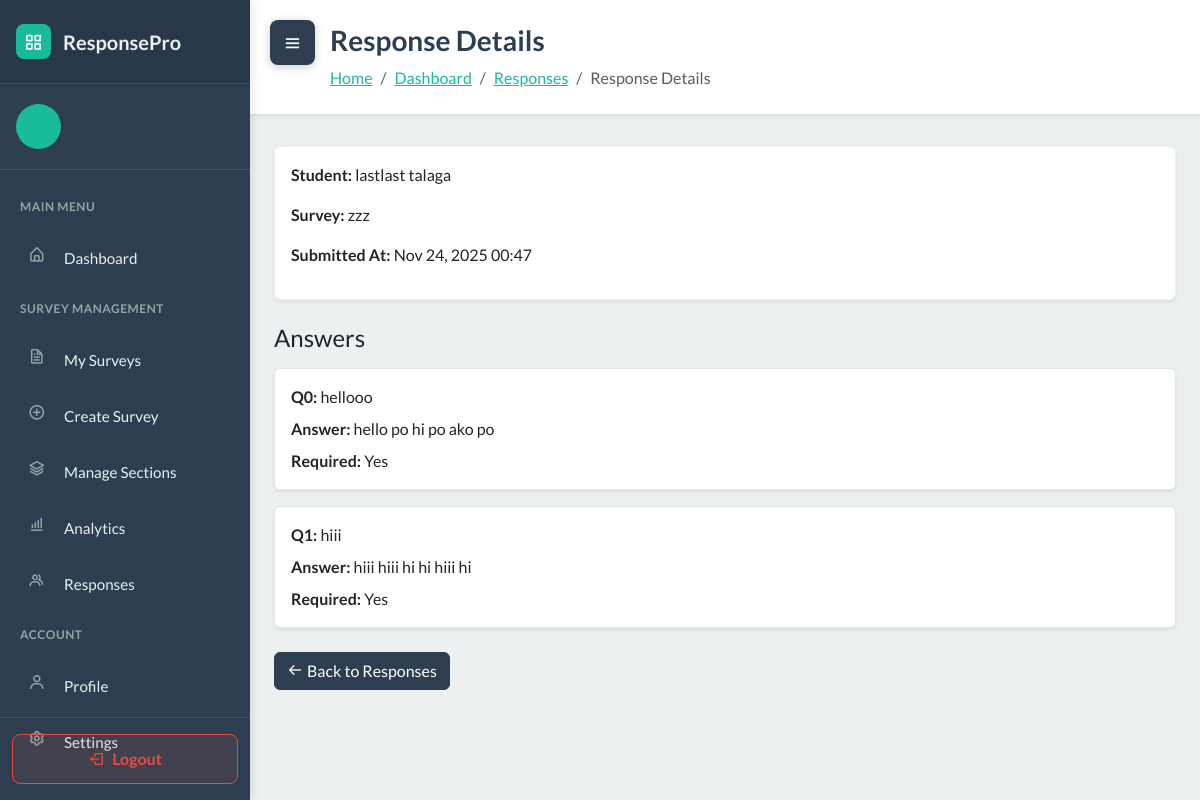
Page /responses/14/ on the committed database.
### WebSurvey/models.py (models this page shows, shortened)
class StudentResponse(models.Model):
    survey = models.ForeignKey(Survey, on_delete=models.CASCADE, related_name='responses')
    student = models.ForeignKey(User, on_delete=models.CASCADE, related_name='survey_responses')
    started_at = models.DateTimeField(auto_now_add=True)
    submitted_at = models.DateTimeField(null=True, blank=True)
    score = models.FloatField(null=True, blank=True)
    is_submitted = models.BooleanField(default=False)
    class Meta:
        unique_together = ['survey', 'student']

class User(AbstractUser):
    ROLE_CHOICES = [
        ('student', 'Student'),
        ('teacher', 'Teacher'),
    ]
    role = models.CharField('role', max_length=20, choices=ROLE_CHOICES, default='student')
    section = models.ForeignKey(Section, null=True, blank=True, on_delete=models.SET_NULL, related_name='students')

class Survey(models.Model):
    STATUS_CHOICES = [
        ('draft', 'Draft'),
        ('published', 'Published'),
        ('closed', 'Closed'),
    ]
    title = models.CharField(max_length=255)
    description = models.TextField(blank=True)
    teacher = models.ForeignKey(User, on_delete=models.CASCADE, related_name='surveys')
    sections = models.ManyToManyField(Section, blank=True, related_name='surveys')
    status = models.CharField(max_length=20, choices=STATUS_CHOICES, default='draft')
    total_points = models.IntegerField(default=0)
    time_limit = models.IntegerField(null=True, blank=True, help_text="Time limit in minutes")
    due_date = models.DateTimeField(null=True, blank=True)
    created_at = models.DateTimeField(auto_now_add=True)
    updated_at = models.DateTimeField(auto_now=True)
    class Meta:
        ordering = ['-created_at']

class QuestionAnswer(models.Model):
    response = models.ForeignKey(StudentResponse, on_delete=models.CASCADE, related_name='answers')
    question = models.ForeignKey(Question, on_delete=models.CASCADE)
    selected_option = models.ForeignKey(MultipleChoiceOption, null=True, blank=True, on_delete=models.SET_NULL)
    true_false_answer = models.BooleanField(null=True, blank=True)
    text_answer = models.TextField(blank=True)
    points_earned = models.FloatField(default=0)
    is_correct = models.BooleanField(null=True, blank=True)
    created_at = models.DateTimeField(auto_now_add=True)
    updated_at = models.DateTimeField(auto_now=True)

class Question(models.Model):
    QUESTION_TYPES = [
        ('multiple_choice', 'Multiple Choice'),
        ('likert', 'Likert Scale'),
        ('true_false', 'True or False'),
        ('essay', 'Short Text'),
        ('enumeration', 'Enumeration'),
        ('heading', 'Heading'),
        ('subheading', 'Subheading'),
        ('paragraph', 'Paragraph'),
    ]
    survey = models.ForeignKey(Survey, on_delete=models.CASCADE, related_name='questions')
    question_type = models.CharField(max_length=20, choices=QUESTION_TYPES)
    question_text = models.TextField()
    points = models.IntegerField(default=1)
    order = models.IntegerField(default=0)
    required = models.BooleanField(default=True)
    created_at = models.DateTimeField(auto_now_add=True)
    updated_at = models.DateTimeField(auto_now=True)
    class Meta:
        ordering = ['order']

### WebSurvey/views.py (the view)
# urls.py: path('responses/<int:pk>/', views.response_detail, name='response_detail'),
def response_detail(request, pk):
    response = get_object_or_404(StudentResponse, pk=pk)
    answers = QuestionAnswer.objects.filter(response=response).order_by('question__order')
    context = {
        'response': response,
        'answers': answers
    }
    return render(request, 'response_detail.html', context)

### WebSurvey/services.py (called while the page is built)
def auto_close_due_surveys():
    now = timezone.now()
    overdue_ids = []
    for survey in Survey.objects.filter(status='published', due_date__isnull=False):
        due = survey.due_date
        if due is None:
            continue
        if timezone.is_naive(due):
            due = timezone.make_aware(due, timezone.get_current_timezone())
        if due <= now:
            overdue_ids.append(survey.id)
    if overdue_ids:
        Survey.objects.filter(id__in=overdue_ids).update(status='closed')
    return now

### WebSurvey/templates/response_detail.html (shortened to what this page needs)
<!DOCTYPE html>
{% load static %}
<html data-bs-theme="light" lang="en">
<head>
    <link rel="stylesheet" href="https://cdn.jsdelivr.net/npm/bootswatch@5.3.6/dist/flatly/bootstrap.min.css">
    <link rel="stylesheet" href="https://cdn.jsdelivr.net/npm/boxicons@latest/css/boxicons.min.css">
    <link rel="stylesheet" href="{% static 'css/dashboard-sidebar.css' %}">
    <link rel="stylesheet" href="{% static 'css/bss-overrides.css' %}">
</head>
<body>
    <button class="sidebar-toggle shifted" id="sidebarToggle">
        <i class="bx bx-menu"></i>
    </button>
    <aside class="dashboard-sidebar" id="sidebar">
        <div class="sidebar-header">
            <a href="{% url 'dashboard' %}" class="sidebar-brand">
                <div class="brand-icon">
                    <i class="bx bx-grid-alt" style="color: white;"></i>
                </div>
                <span>ResponsePro</span>
            </a>
        </div>
        <div class="sidebar-user">
            <div class="user-avatar">
            </div>
        </div>
        <nav class="sidebar-nav">
            <div class="nav-section-title">Main Menu</div>
            <div class="sidebar-nav-item">
                <a href="{% url 'dashboard' %}" class="sidebar-nav-link">
                    <i class="bx bx-home-alt"></i>
                    <span>Dashboard</span>
                </a>
            </div>
            <div class="nav-section-title">Survey Management</div>
            <div class="sidebar-nav-item">
                <a href="{% url 'survey_list' %}" class="sidebar-nav-link">
                    <i class="bx bx-file"></i>
                    <span>My Surveys</span>
                </a>
            </div>
            <div class="sidebar-nav-item">
                <a href="{% url 'survey_create' %}" class="sidebar-nav-link">
                    <i class="bx bx-plus-circle"></i>
                    <span>Create Survey</span>
                </a>
            </div>
            <div class="sidebar-nav-item">
                <a href="{% url 'section_list' %}" class="sidebar-nav-link">
                    <i class="bx bx-layer"></i>
                    <span>Manage Sections</span>
                </a>
            </div>
            <div class="sidebar-nav-item">
                <a href="{% url 'overall_analytics' %}" class="sidebar-nav-link">
                    <i class="bx bx-bar-chart-alt"></i>
                    <span>Analytics</span>
                </a>
            </div>
            <div class="sidebar-nav-item">
                <a href="{% url 'response_management' %}" class="sidebar-nav-link active">
                    <i class="bx bx-group"></i>
                    <span>Responses</span>
                </a>
            </div>
            <div class="nav-section-title">Account</div>
            <div class="sidebar-nav-item">
                <a href="{% url 'profile' %}" class="sidebar-nav-link">
                    <i class="bx bx-user"></i>
                    <span>Profile</span>
                </a>
            </div>
            <div class="sidebar-nav-item">
                <a href="{% url 'settings' %}" class="sidebar-nav-link">
                    <i class="bx bx-cog"></i>
                    <span>Settings</span>
                </a>
            </div>
        </nav>
        <div class="sidebar-logout">
            <a href="{% url 'logout' %}" class="logout-btn">
                <i class="bx bx-log-out"></i>
                <span>Logout</span>
            </a>
        </div>
    </aside>
    <main class="dashboard-content" id="mainContent">
        <div class="content-header">
            <h1>Response Details</h1>
            <nav aria-label="breadcrumb">
                <ol class="breadcrumb">
                    <li class="breadcrumb-item"><a href="{% url 'landing' %}">Home</a></li>
                    <li class="breadcrumb-item"><a href="{% url 'dashboard' %}">Dashboard</a></li>
                    <li class="breadcrumb-item"><a href="{% url 'response_management' %}">Responses</a></li>
                    <li class="breadcrumb-item active" aria-current="page">Response Details</li>
                </ol>
            </nav>
        </div>
        <div class="container-fluid px-4 pb-5">
            <div class="row">
            <div class="col-12">
                <div class="card mb-4 shadow-sm border-light">
                    <div class="card-body">
                        <p><strong>Student:</strong> {{ response.student.get_full_name }}</p>
                        <p><strong>Survey:</strong> {{ response.survey.title }}</p>
                        <p><strong>Submitted At:</strong> {{ response.submitted_at|date:"M d, Y H:i" }}</p>
                    </div>
                </div>
                <h4 class="mb-3">Answers</h4>
                {% if answers %}
                    {% for ans in answers %}
                    <div class="card mb-3 shadow-sm" style="border:1px solid #e3e6ea;">
                        <div class="card-body">
                            <p class="mb-2"><strong>Q{{ ans.question.order }}:</strong> {{ ans.question.question_text }}</p>
                            <p class="mb-2"><strong>Answer:</strong>
                                {% if ans.selected_option %}
                                    {{ ans.selected_option.option_text }}
                                {% elif ans.true_false_answer != None %}
                                    {{ ans.true_false_answer|yesno:"True,False" }}
                                {% else %}
                                    {{ ans.text_answer }}
                                {% endif %}
                            </p>
                            <p class="mb-0"><strong>Required:</strong> {{ ans.question.required|yesno:"Yes,No" }}</p>
                        </div>
                    </div>
                    {% endfor %}
                {% else %}
                    <div class="card shadow-sm text-center py-3" style="border:1px solid #e3e6ea;">
                        <p class="text-muted mb-0">No answers submitted yet.</p>
                    </div>
                {% endif %}
                <div class="mt-4">
                    <a href="{% url 'response_management' %}" class="btn btn-primary">
                        <i class="bx bx-arrow-back me-1"></i>Back to Responses
                    </a>
                </div>
            </div>
            </div>
        </div>
    </main>
</body>
</html>

### WebSurvey/static/css/dashboard-sidebar.css (style rules this page uses)
:root { --sidebar-width: 250px; --sidebar-bg: #2C3E50; --sidebar-hover: #34495E; --sidebar-active: #18BC9C; --sidebar-text: #ecf0f1; --sidebar-icon: #95a5a6; --transition-speed: 0.3s; }
body { font-family: 'Lato', sans-serif; }
.dashboard-sidebar { position: fixed; left: 0; top: 0; width: var(--sidebar-width); height: 100vh; background: var(--sidebar-bg); box-shadow: 2px 0 10px rgba(0, 0, 0, 0.1); transition: transform var(--transition-speed) ease; z-index: 1000; overflow-y: auto; overflow-x: hidden; }
.sidebar-header { padding: 1.5rem 1rem; background: rgba(0, 0, 0, 0.1); border-bottom: 1px solid rgba(255, 255, 255, 0.1); }
.sidebar-brand { display: flex; align-items: center; color: var(--sidebar-text); text-decoration: none; font-size: 1.25rem; font-weight: 700; }
.sidebar-brand .brand-icon { width: 35px; height: 35px; border-radius: 8px; background: var(--sidebar-active); display: flex; align-items: center; justify-content: center; margin-right: 0.75rem; }
.sidebar-user { padding: 1.25rem 1rem; border-bottom: 1px solid rgba(255, 255, 255, 0.1); display: flex; align-items: center; }
.user-avatar { width: 45px; height: 45px; border-radius: 50%; background: var(--sidebar-active); display: flex; align-items: center; justify-content: center; color: white; font-weight: 700; margin-right: 0.75rem; font-size: 1.1rem; }
.sidebar-nav { padding: 1rem 0; }
.nav-section-title { padding: 0.75rem 1.25rem; color: var(--sidebar-icon); font-size: 0.75rem; text-transform: uppercase; font-weight: 700; letter-spacing: 0.5px; }
.sidebar-nav-item { margin: 0.25rem 0.75rem; border-radius: 8px; overflow: hidden; }
.sidebar-nav-link { display: flex; align-items: center; padding: 0.875rem 1rem; color: var(--sidebar-text); text-decoration: none; transition: all 0.2s ease; font-size: 0.95rem; }
.sidebar-nav-link i { width: 24px; height: 24px; margin-right: 0.75rem; color: var(--sidebar-icon); transition: color 0.2s ease; font-size: 1.1rem; }
.sidebar-logout { position: absolute; bottom: 0; left: 0; right: 0; padding: 1rem 0.75rem; border-top: 1px solid rgba(255, 255, 255, 0.1); }
.logout-btn { width: 100%; padding: 0.75rem; background: rgba(231, 76, 60, 0.1); color: #e74c3c; border: 1px solid #e74c3c; border-radius: 8px; text-decoration: none; display: flex; align-items: center; justify-content: center; transition: all 0.2s ease; font-weight: 600; }
.logout-btn i { margin-right: 0.5rem; }
.dashboard-content { margin-left: var(--sidebar-width); transition: margin-left var(--transition-speed) ease; min-height: 100vh; background: #ecf0f1; }
.sidebar-toggle { position: fixed; top: 20px; left: 20px; z-index: 1001; background: var(--sidebar-bg); color: white; border: none; width: 45px; height: 45px; border-radius: 8px; cursor: pointer; display: flex; align-items: center; justify-content: center; box-shadow: 0 2px 10px rgba(0, 0, 0, 0.2); transition: all var(--transition-speed) ease; }
.sidebar-toggle.shifted { left: calc(var(--sidebar-width) + 20px); }
.sidebar-toggle i { font-size: 1.25rem; }
.content-header { background: white; padding: 1.5rem 2rem 1.5rem 5rem; box-shadow: 0 1px 4px rgba(0, 0, 0, 0.1); margin-bottom: 2rem; }
.content-header h1 { margin: 0; font-size: 1.75rem; font-weight: 700; color: #2C3E50; }
.content-header .breadcrumb { margin: 0.5rem 0 0 0; background: transparent; padding: 0; }

### WebSurvey/static/css/bss-overrides.css (style rules this page uses)
.me-1 { margin-right: .25rem!important; }
.mb-0 { margin-bottom: 0!important; }
.mb-2 { margin-bottom: .5rem!important; }
.mb-3 { margin-bottom: 1rem!important; }
.mb-4 { margin-bottom: 1.5rem!important; }

### rows in the picture
StudentResponse: student.get_full_name "lastlast talaga", survey "zzz", submitted_at "Nov 24, 2025 00:47"
QuestionAnswer: question.order "0", question.question_text "hellooo", text_answer "hello po hi po ako po", question.required "Yes"
QuestionAnswer: question.order "1", question.question_text "hiii", text_answer "hiii hiii hi hi hiii hi", question.required "Yes"
